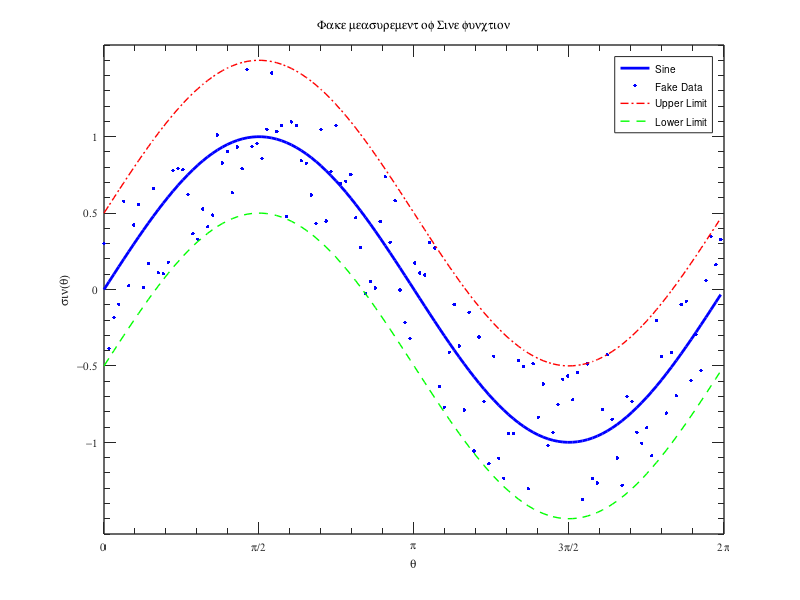

MATLAB code to generate this figure:
clear;close all;

x=0:0.05:2*pi;
f=sin(x);
data = f + rand(1,length(x))-0.5;
err_hi = f + 0.5;
err_low = f - 0.5;

% Choose what size the final figure should be
Units = 'Centimeters';
figWidth = 8.5;
figHeight = 7;

% Create a figure window of a specific size.  Note that we
% also get a handle to the entire figure (ff) for later use
ff=figure('Units',Units,'Position',[10 10 figWidth figHeight])

% Plot the data and get handles to the lineseries objects.
pp=plot(x,f,'b',x,data,'b.',x,err_hi,'r-.',x,err_low,'g--');

% Set the lineseries visual properties.
set(pp(1),'LineWidth',2); % Make the main sine a heavy line
set(pp(2),'MarkerSize',8);% Make the dots a bit bigger
set(pp(3),'LineWidth',1); % Make the error bound lines heavier
set(pp(4),'LineWidth',1); % Make the error bound lines heavier

% Set the plot limits and put on labels
axis([0 2*pi -1.6 1.6])
xlabel('\theta')
ylabel('sin(\theta)')
title('Fake measurement of Sine function')

% Get a handle to the axes and set the axes visual properties
aa=gca;

% Make the ticks a little longer, put the symbol for pi in the
% number labels using the symbol font (LaTex won't work there),
% and set the minor ticks to display.
set(aa,'LineWidth',1,...
       'TickLength',get(aa,'TickLength')*2,...
       'FontSize',8,...        % Set the font for the axes
       'FontName','Symbol',... % to get the pi symbol in labels
       'XTick',[0  pi/2 pi 3*pi/2 2*pi],...
       'XTickLabel',{'0';'p/2';'p';'3p/2';'2p'},...
       'XMinorTick','On',...
       'YTick',[-1 -.5 0 .5 1],...
       'YMinorTick','On')

% Put in a legend.  We have to specify the font back to
% Helvetica (default) because we changed to the symbol font
% above for the pi tick labels.
ll=legend('Sine','Fake Data','Upper Limit','Lower Limit');
set(ll,'FontName','Helvetica')

% Set the output size for the figure.
% DO THIS LAST because the margins depend on font size, etc.

% Set the outside dimensions of the figure.
set(aa,'Units',Units,'OuterPosition',[0 0 figWidth figHeight])

% Calculate where the axes box should be placed
newPos = get(aa, 'OuterPosition') - ...
   get(aa,'TightInset')*[-1 0 1 0; 0 -1 0 1; 0 0 1 0; 0 0 0 1];

% Set the position of the axes box within the figure
set(aa, 'Position', newPos);
